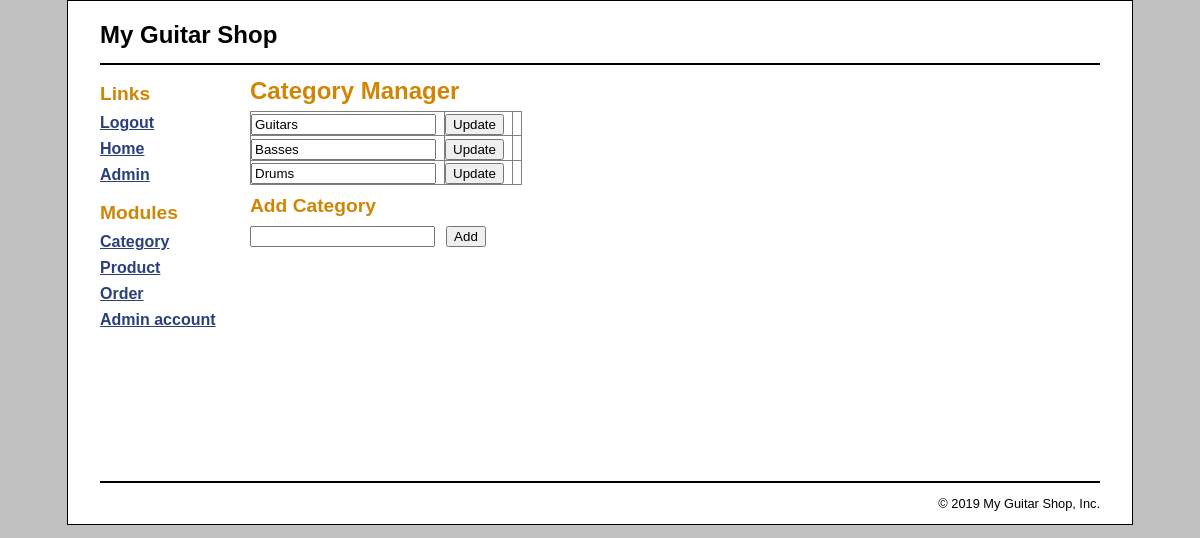
The app's page /admin?action=category (signed in) with its own data.
### tables this page shows
CREATE TABLE `categories` (
  `categoryID` int(11) NOT NULL AUTO_INCREMENT,
  `categoryName` varchar(255) NOT NULL,
  PRIMARY KEY (`categoryID`)
);

### controller/admin/category.php (called while the page is built, shortened)
<?php
class Category extends Base
{
    public function index()
    {
        $categories = CategoryDB::get_categories();
        include 'view/admin/category.php';
    }
}

### model/category_db.php (called while the page is built, shortened)
<?php
class CategoryDB
{
    public static function get_categories()
    {
        try {
            $db = \Database::getDB();
            $query = 'SELECT *,
                (SELECT COUNT(*)
                 FROM products
                 WHERE Products.categoryID = Categories.categoryID)
                 AS productCount
              FROM categories
              ORDER BY categoryID';
            $statement = $db->prepare($query);
            $statement->execute();
            $result = $statement->fetchAll(\PDO::FETCH_ASSOC);
            return $result;
        } catch (\PDOException $e) {
            $error_message = $e->getMessage();
            display_db_error($error_message);
        }
    }
}

### view/admin/category.php (the view, shortened to what this page needs)
<?php include 'view/layouts/header.php'; ?>
<?php include 'view/layouts/sidebar_admin.php'; ?>
    <main>
        <h1>Category Manager</h1>
        <table id="category_table">
            <?php foreach ($categories as $category) : ?>
                <tr>
                    <form action="/admin/?action=category" method="post" >
                        <td>
                            <input type="text" name="name"
                                   value="<?php echo htmlspecialchars($category['categoryName']); ?>">
                        </td>
                        <td>
                            <input type="submit" value="Update">
                        </td>
                    </form>
                    <td>
                    </td>
                </tr>
            <?php endforeach; ?>
        </table>
        <h2>Add Category</h2>
        <form action="/admin/?action=category" method="post" id="add_category_form" >
            <input type="text" name="name">
            <input type="submit" value="Add">
        </form>
    </main>
<?php include 'view/layouts/footer.php'; ?>

### public/main.css (style rules this page uses)
html { background-color: rgb(192, 192, 192); }
body { font-family: Arial, Helvetica, sans-serif; width: 1000px; margin: 0 auto; padding: 0 2em; background-color: white; border: 1px solid black; }
main { margin-bottom: 1em; float: left; width: 820px; display: inline-block; }
h1 { font-size: 150%; margin: .5em 0 .25em; }
h2 { font-size: 120%; margin: .5em 0; }
h1, h2 { color: rgb(208, 133, 4); }
table, td, th { border: 1px solid gray; }
table { border-collapse: collapse; }
td, th { margin: 0; padding: .25em; }
#category_table form { margin: 0; }
#category_table td { margin: 0; padding: .15em .5em 0 0; }
#add_category_form { margin: 0; }
#add_category_form input { margin-right: .5em; }

### records on screen
categories: name "Guitars"
categories: name "Basses"
categories: name "Drums"
